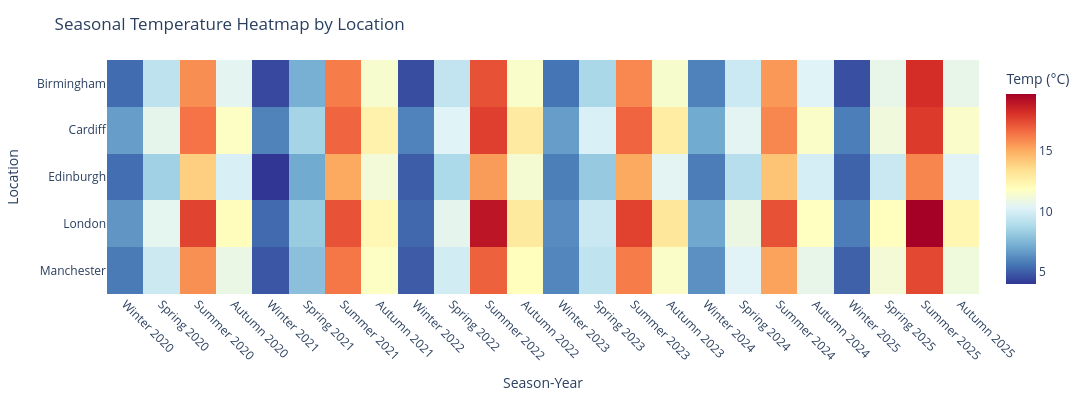

The cell this chart's notebook holds for it:
### Code cell
import plotly.express as px
import pandas as pd

# Define seasons
def get_season(month):
    if month in [12, 1, 2]:
        return 'Winter'
    elif month in [3, 4, 5]:
        return 'Spring'
    elif month in [6, 7, 8]:
        return 'Summer'
    else:
        return 'Autumn'

df['season'] = df['month'].apply(get_season)

# Create season-year label
df['season_year'] = df['season'] + ' ' + df['year'].astype(str)

# Calculate average
seasonal_data = df.groupby(['season_year', 'season', 'year', 'location'])['temperature_2m'].mean().reset_index()

# Create pivot for heatmap
pivot = seasonal_data.pivot(index='location', columns='season_year', values='temperature_2m')

# Sort columns by year then season
season_order = ['Winter', 'Spring', 'Summer', 'Autumn']
years = sorted(df['year'].unique())
col_order = [f'{s} {y}' for y in years for s in season_order if f'{s} {y}' in pivot.columns]
pivot = pivot[col_order]

# Plot
fig = px.imshow(
    pivot,
    color_continuous_scale='RdYlBu_r',
    aspect='auto',
    labels=dict(x='Season-Year', y='Location', color='Temp (°C)')
)

fig.update_layout(
    title='Seasonal Temperature Heatmap by Location',
    height=400,
    width=1400,
    xaxis=dict(tickangle=45)
)

fig.show()

### Figure 1 — Plotly figure (JSON) as saved in the notebook; plotly's stock layout.template omitted (floating-point values rounded to 4 significant figures)
{"data": [{"coloraxis": "coloraxis", "hovertemplate": "Season-Year: %{x}<br>Location: %{y}<br>Temp (°C): %{z}<extra></extra>", "name": "0", "type": "heatmap", "x": ["Winter 2020", "Spring 2020", "Summer 2020", "Autumn 2020", "Winter 2021", "Spring 2021", "Summer 2021", "Autumn 2021", "Winter 2022", "Spring 2022", "Summer 2022", "Autumn 2022", "Winter 2023", "Spring 2023", "Summer 2023", "Autumn 2023", "Winter 2024", "Spring 2024", "Summer 2024", "Autumn 2024", "Winter 2025", "Spring 2025", "Summer 2025", "Autumn 2025"], "xaxis": "x", "y": ["Birmingham", "Cardiff", "Edinburgh", "London", "Manchester"], "yaxis": "y", "z": [[5.376, 9.262, 15.71, 10.46, 4.494, 7.275, 16.12, 11.4, 4.591, 9.4, 17.21, 11.52, 5.595, 8.681, 15.86, 11.44, 5.94, 9.664, 15.46, 10.29, 4.679, 10.69, 18.16, 10.69], [6.737, 10.59, 16.35, 11.71, 5.995, 8.522, 16.72, 12.47, 5.947, 10.29, 17.69, 12.82, 6.728, 10.07, 16.72, 12.75, 7.095, 10.44, 15.9, 11.58, 5.841, 11.07, 17.8, 11.55], [5.43, 8.427, 13.93, 10.06, 4.038, 7.093, 15.04, 11.18, 5.014, 8.765, 15.39, 11.28, 5.836, 8.135, 15.05, 10.41, 5.823, 9.026, 14.26, 9.949, 5.15, 9.583, 15.94, 10.31], [6.476, 10.51, 17.58, 11.95, 5.354, 8.206, 17.17, 12.2, 5.252, 10.54, 18.93, 12.9, 6.232, 9.626, 17.6, 13.02, 6.99, 10.85, 17.23, 11.78, 5.816, 11.87, 19.62, 12.26], [5.768, 9.684, 15.66, 10.78, 4.822, 7.8, 16.27, 11.7, 4.951, 9.857, 16.82, 11.88, 6.066, 9.306, 16.14, 11.6, 6.359, 10.31, 15.21, 10.68, 5.107, 11.23, 17.45, 11.03]]}], "layout": {"coloraxis": {"colorbar": {"title": {"text": "Temp (°C)"}}, "colorscale": [[0, "rgb(49,54,149)"], [0.1, "rgb(69,117,180)"], [0.2, "rgb(116,173,209)"], [0.3, "rgb(171,217,233)"], [0.4, "rgb(224,243,248)"], [0.5, "rgb(255,255,191)"], [0.6, "rgb(254,224,144)"], [0.7, "rgb(253,174,97)"], [0.8, "rgb(244,109,67)"], [0.9, "rgb(215,48,39)"], [1, "rgb(165,0,38)"]]}, "height": 400, "margin": {"t": 60}, "title": {"text": "Seasonal Temperature Heatmap by Location"}, "width": 1400, "xaxis": {"anchor": "y", "domain": [0, 1], "tickangle": 45, "title": {"text": "Season-Year"}}, "yaxis": {"anchor": "x", "autorange": "reversed", "domain": [0, 1], "title": {"text": "Location"}}}}
